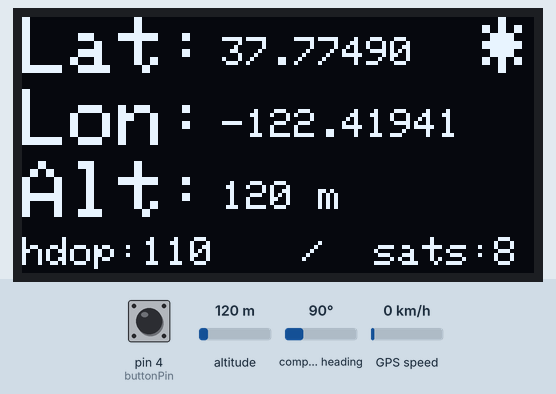
Bench run of a sketch on a simulated Arduino Uno, built with avr-gcc and run on an emulated ATmega328P. On the bench: 128×64 one-colour display. The inputs (shaded band) are chosen by the test bench; at power-on: pin 4 (buttonPin) HIGH, altitude 120 m, compass heading 90°, GPS speed 0 km/h. The GPS gets a fix after 3 s at 37.7749, -122.4194 with 8 satellites.

Above: at 4.6 s.
4.7 s: pin 4 (buttonPin) pulled LOW for 3.2 s
At 7.7 s:
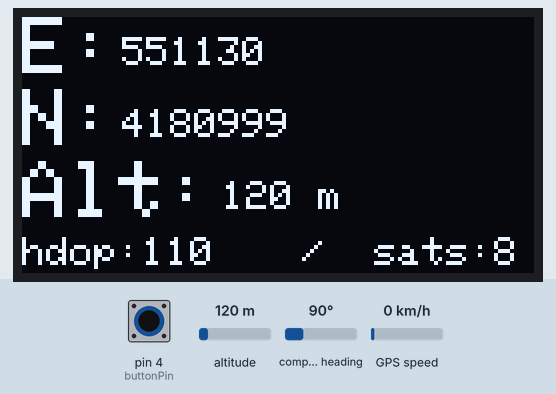
12.7 s: pin 4 (buttonPin) pulled LOW for 3.2 s
At 15.7 s:
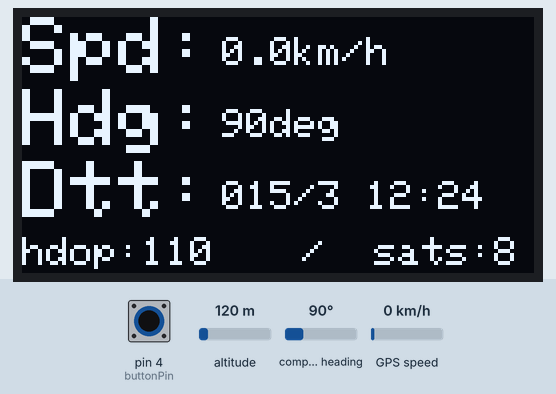
20.7 s: pin 4 (buttonPin) pulled LOW for 3.2 s
At 23.7 s:
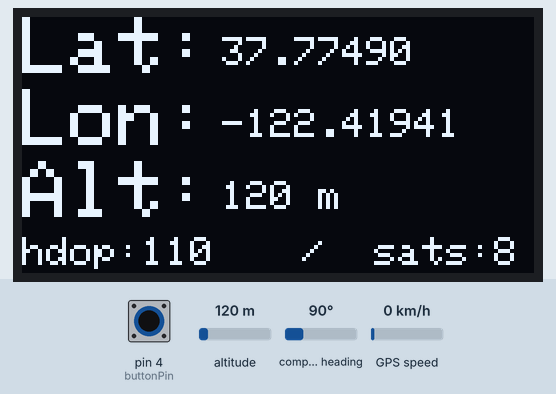
28.4 s: altitude set to 20 m
At 33.1 s:
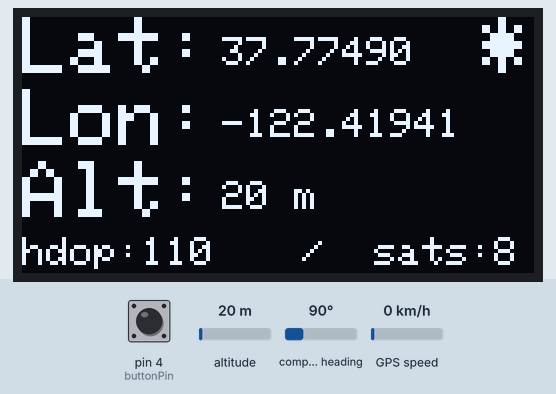
33.2 s: altitude set to 250 m
At 35.8 s:
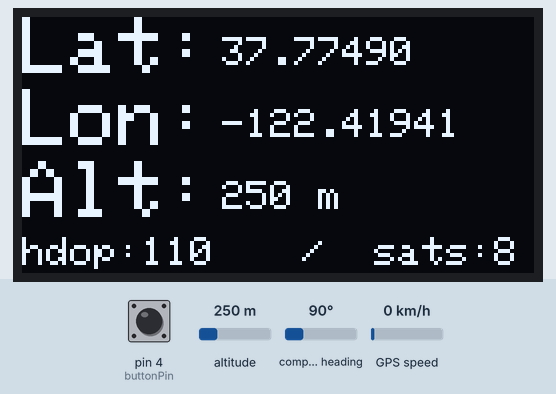
38.0 s: altitude set to 500 m
At 40.2 s:
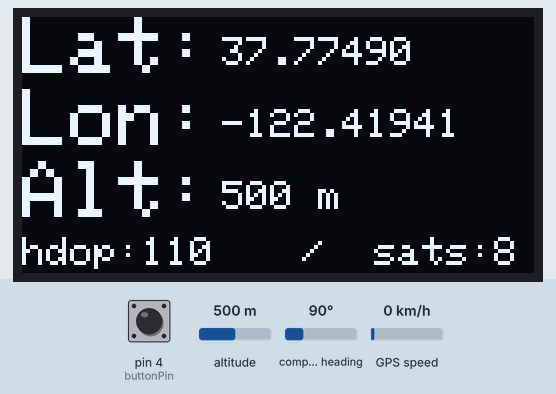
Timing chart, 0 to 41.7 s (numbered marks = the images above; inputs shaded):
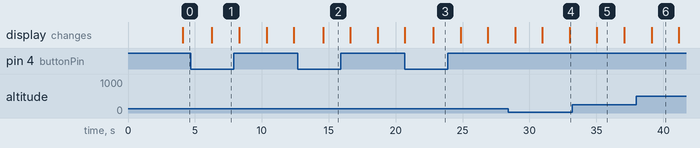

The sketch:

gps_nano.ino
```cpp
/*
Arduino code for GPS & Display(UTM, LatLon, Data) from DariusDev
@author AlexyRoman
*/

/* Import */
#include <SoftwareSerial.h>
#include <Wire.h>
#include <Adafruit_SSD1306.h>
#include <TinyGPS++.h>
#include <math.h>

/* Pins */
#define rxPin 8 //GPS rx pin
#define txPin 9 //GPS tx pin
#define buttonPin 4 //Page button
SoftwareSerial mygps(rxPin, txPin);

/* Screen settings */
#define SCREEN_WIDTH 128
#define SCREEN_HEIGHT 64
#define SCREEN_ADDRESS 0x3C
Adafruit_SSD1306 display(SCREEN_WIDTH, SCREEN_HEIGHT, &Wire);

/* GPS initialization */
TinyGPSPlus gps;

/* Maths for UTM conversion */
const float FOURTHPI = PI / 4.0f;
const float deg2rad = PI / 180.0f;
const float rad2deg = 180.0f / PI;
const float equrad = 6377563.0f;
const float squecc = 0.00667054f;

/* UTM Coordinates structure */
struct UTMCoordinates {
    double easting;
    double northing;
    String zoneNumber;
};

/* Flags to indicate whether to show pages */
bool showFirstPage = true;
bool showSecondPage = false;
bool showThirdPage = false;
int currentPage = 1;  // Initialize currentPage to 1

/* Blinking point on screen to show functioning screen */
bool onBlink = true;

/* Setup */
void setup() {
  Serial.begin(9600);
  mygps.begin(9600);

  pinMode(buttonPin, INPUT_PULLUP);  // Set the button pin as input with internal pull-up resistor

  if (!display.begin(SSD1306_SWITCHCAPVCC, SCREEN_ADDRESS)) {
    for (;;)
      ;  // Don't proceed, loop forever
  }

  /* Display initialization */
  display.clearDisplay();
  display.setTextColor(SSD1306_WHITE);
  display.setCursor(25, 25);
  display.setTextSize(2);
  display.print(F("HELLO !"));
  display.display();

  delay(3000); //Initialization delay, useful for GPS search
}

/* Function to display any type of data */
void displayData(const __FlashStringHelper* label, double data, int precision, const __FlashStringHelper* unit, int xLabel, int yLabel, int xValue, bool smallDisplay) {
  display.setCursor(xLabel, yLabel); //x and y pos on screen for label
  display.setTextSize(2);
  if (smallDisplay) { // for small informations (bottom of the screen)
    display.setTextSize(1);
  }
  display.print(label);
  if (!smallDisplay) {
    display.setCursor(xValue , yLabel + 5); //value pos on screen
  }
  display.setTextSize(1);
  display.print(data, precision); //data and numbers after the comma
  display.print(unit); //label for unit
}

/* Function to display date */
void displayDate() {
  bool nextDay = false;
  if (gps.time.hour() > 22) { //handling next day problem because of UTC data
    nextDay = true;
  }
  display.print(gps.date.day() + nextDay);
  display.print(F("/"));
  display.print(gps.date.month());
}

/* Function to display time */
void displayTime() {
  display.print((gps.time.hour() + 2) % 24); //conversion of time on UTC+02:00
  display.print(F(":"));
  display.print(gps.time.minute());
}

/* Function to convert LatLon to UTC coordinates */
UTMCoordinates LLtoUTM(const double Lat, const double Long)
//Written by walvok - https://github.com/walvok
{
  double a = 6378137;
  double eccSquared = 0.00669438;   //WGS-84, 6378137, 0.00669438
  double k0 = 0.9996;
  double LongOrigin;
  double eccPrimeSquared;
  double N, T, C, A, M;
  double UTMEasting;
  double UTMNorthing;

  //Make sure the longitude is between -180.00 .. 179.9
  double LongTemp = (Long+180)-int((Long+180)/360)*360-180; // -180.00 .. 179.9;
  double LatRad = Lat*deg2rad;
  double LongRad = LongTemp*deg2rad;
  double LongOriginRad;
  int    ZoneNumber;

  ZoneNumber = int((LongTemp + 180)/6) + 1;
  if( Lat >= 56.0 && Lat < 64.0 && LongTemp >= 3.0 && LongTemp < 12.0 )
    ZoneNumber = 32;
  // Special zones for Svalbard
  if( Lat >= 72.0 && Lat < 84.0 )
  {
    if(      LongTemp >= 0.0  && LongTemp <  9.0 ) ZoneNumber = 31;
    else if( LongTemp >= 9.0  && LongTemp < 21.0 ) ZoneNumber = 33;
    else if( LongTemp >= 21.0 && LongTemp < 33.0 ) ZoneNumber = 35;
    else if( LongTemp >= 33.0 && LongTemp < 42.0 ) ZoneNumber = 37;
   }
  LongOrigin = (ZoneNumber - 1)*6 - 180 + 3;  //+3 puts origin in middle of zone
  LongOriginRad = LongOrigin * deg2rad;

  //compute the UTM Zone from the latitude and longitude
  eccPrimeSquared = (eccSquared)/(1-eccSquared);
  N = a/sqrt(1-eccSquared*sin(LatRad)*sin(LatRad));
  T = tan(LatRad)*tan(LatRad);
  C = eccPrimeSquared*cos(LatRad)*cos(LatRad);
  A = cos(LatRad)*(LongRad-LongOriginRad);
  M = a*((1 - eccSquared/4    - 3*eccSquared*eccSquared/64  - 5*eccSquared*eccSquared*eccSquared/256)*LatRad
        - (3*eccSquared/8 + 3*eccSquared*eccSquared/32  + 45*eccSquared*eccSquared*eccSquared/1024)*sin(2*LatRad)
                  + (15*eccSquared*eccSquared/256 + 45*eccSquared*eccSquared*eccSquared/1024)*sin(4*LatRad)
                  - (35*eccSquared*eccSquared*eccSquared/3072)*sin(6*LatRad));

  UTMEasting = (double)(k0*N*(A+(1-T+C)*A*A*A/6
          + (5-18*T+T*T+72*C-58*eccPrimeSquared)*A*A*A*A*A/120)
          + 500000.0);
  UTMNorthing = (double)(k0*(M+N*tan(LatRad)*(A*A/2+(5-T+9*C+4*C*C)*A*A*A*A/24
         + (61-58*T+T*T+600*C-330*eccPrimeSquared)*A*A*A*A*A*A/720)));

  //Preparation to output
  String zoneDesignator = String(ZoneNumber);
  zoneDesignator += UTMLetterDesignator(Lat);

  //Output
  UTMCoordinates utmCoords;
  utmCoords.easting = UTMEasting;
  utmCoords.northing = UTMNorthing;
  utmCoords.zoneNumber = zoneDesignator;

  return utmCoords;
}

/* Function used to get UTC Zone */
char UTMLetterDesignator(double Lat)
{
  //Written by Chuck Gantz- chuck.gantz@globalstar.com
  char LetterDesignator;
  if((84 >= Lat) && (Lat >= 72)) LetterDesignator = 'X';
  else if((72 > Lat) && (Lat >= 64)) LetterDesignator = 'W';
  else if((64 > Lat) && (Lat >= 56)) LetterDesignator = 'V';
  else if((56 > Lat) && (Lat >= 48)) LetterDesignator = 'U';
  else if((48 > Lat) && (Lat >= 40)) LetterDesignator = 'T';
  else if((40 > Lat) && (Lat >= 32)) LetterDesignator = 'S';
  else if((32 > Lat) && (Lat >= 24)) LetterDesignator = 'R';
  else if((24 > Lat) && (Lat >= 16)) LetterDesignator = 'Q';
  else if((16 > Lat) && (Lat >= 8)) LetterDesignator = 'P';
  else if(( 8 > Lat) && (Lat >= 0)) LetterDesignator = 'N';
  else if(( 0 > Lat) && (Lat >= -8)) LetterDesignator = 'M';
  else if((-8> Lat) && (Lat >= -16)) LetterDesignator = 'L';
  else if((-16 > Lat) && (Lat >= -24)) LetterDesignator = 'K';
  else if((-24 > Lat) && (Lat >= -32)) LetterDesignator = 'J';
  else if((-32 > Lat) && (Lat >= -40)) LetterDesignator = 'H';
  else if((-40 > Lat) && (Lat >= -48)) LetterDesignator = 'G';
  else if((-48 > Lat) && (Lat >= -56)) LetterDesignator = 'F';
  else if((-56 > Lat) && (Lat >= -64)) LetterDesignator = 'E';
  else if((-64 > Lat) && (Lat >= -72)) LetterDesignator = 'D';
  else if((-72 > Lat) && (Lat >= -80)) LetterDesignator = 'C';
  else LetterDesignator = 'Z'; //This is here as an error flag to show that the Latitude is outside the UTM limits
  return LetterDesignator;
}

/********** LOOP **********/
void loop() {

  boolean newData = false;
  for (unsigned long start = millis(); millis() - start < 1000;) {
    while (mygps.available()) {
      if (gps.encode(mygps.read())) {
        newData = true; //Checking if GPS gets new data
      }
    }
  }

  // Check if the button is pressed
  if (digitalRead(buttonPin) == LOW) {
    switch (currentPage) { //Changing page
      case 1:
        showFirstPage = false;
        showSecondPage = true;
        currentPage = 2;
        break;
      case 2:
        showSecondPage = false;
        showThirdPage = true;
        currentPage = 3;
        break;
      case 3:
        showThirdPage = false;
        showFirstPage = true;
        currentPage = 1;
        break;
      default:
        break;
    }
    delay(100); // Debounce delay
  }

  // If GPS gets new data
  if (newData == true) {
    newData = false;

    // display.setTextColor(SSD1306_WHITE);

    if (gps.location.isValid() == 1) { //Checking GPS data
      display.clearDisplay();  // Clear the display buffer

      /* Data Display */
      if (showFirstPage) {
        displayData(F("Lat: "), gps.location.lat(), 5, F(""), 0, 0, 50, false);
        displayData(F("Lon: "), gps.location.lng(), 5, F(""), 0, 18, 50, false);
        displayData(F("Alt: "), gps.altitude.meters(), NULL, F(" m"), 0, 36, 50, false);
        displayData(F("hdop:"), gps.hdop.value(), NULL, F(""), 0, 55, 0, true);
        displayData(F("/  sats:"), gps.satellites.value(), NULL, F(""), 70, 55, 0, true);
      } else if (showSecondPage) {
        //Compute UTC conversion if on second page
        double utmEasting = LLtoUTM(gps.location.lat(), gps.location.lng()).easting;
        double utmNorthing = LLtoUTM(gps.location.lat(), gps.location.lng()).northing;
        displayData(F("E: "), utmEasting, 0, F(""), 0, 0, 25, false);
        displayData(F("N: "), utmNorthing, 0, F(""), 0, 18, 25, false);
        displayData(F("Alt: "), gps.altitude.meters(), NULL, F(" m"), 0, 36, 50, false);
        displayData(F("hdop:"), gps.hdop.value(), NULL, F(""), 0, 55, 0, true);
        displayData(F("/  sats:"), gps.satellites.value(), NULL, F(""), 70, 55, 0, true);
      } else if (showThirdPage) {
        displayData(F("Spd: "), gps.speed.kmph(), 1, F("km/h"), 0, 0, 50, false);
        displayData(F("Hdg: "), gps.course.deg(), NULL, F("deg"), 0, 18, 50, false);
        displayData(F("Dtt: "), NULL, NULL, F(""), 0, 36, 50, false);
        displayDate();
        display.print(F(" "));
        displayTime();
        displayData(F("hdop:"), gps.hdop.value(), NULL, F(""), 0, 55, 0, true);
        displayData(F("/  sats:"), gps.satellites.value(), NULL, F(""), 70, 55, 0, true);
      }

      // Blinking point
      if (onBlink) {
        display.setCursor(115, 0);
        display.setTextSize(2);
        display.print(F("*"));
        onBlink = false;
      } else {
        onBlink = true;
      }

      //Display
      display.display();
      delay(1000);
      display.clearDisplay();

    }else{ // GPS doesn't have a fix (searching)
      display.clearDisplay();
      display.setCursor(5, 10);
      display.setTextSize(2);
      display.print(F("Searching gps signal..."));
      delay(1000);
      display.display();
      display.clearDisplay();
    }

  } else { //GPS can't get new data
    display.clearDisplay();
    display.setCursor(25, 25);
    display.setTextSize(2);
    display.print(F("NO DATA"));
    delay(1000);
    display.display();
    display.clearDisplay();
  }

}
```

Measured:
- after the input at 4.7 s, the display: changes after 1.6 s (image 1)
- after the input at 12.7 s, the display: changes after 1.9 s (image 2)
- after the input at 20.7 s, the display: changes after 2.1 s (image 3)
- after the input at 28.4 s, the display: first differs from a run without the input after 2.6 s (image 4 shows a later state)
- after the input at 33.2 s, the display: changes after 1.8 s (image 5)
- after the input at 38.0 s, the display: changes after 1.1 s (image 6)
- what the display in image 5 shows lasts 2.1 s, from 35.0 s to 37.1 s
